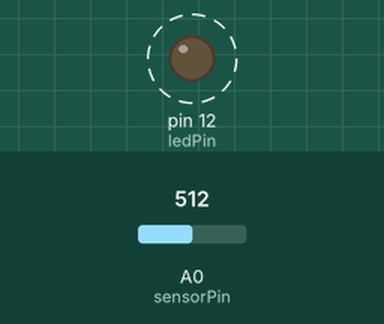
Recording of a sketch running on a simulated Arduino Uno, built with avr-gcc and run on an emulated ATmega328P. Parts: output pins drawn as LEDs (lit = HIGH). Dashed ring = blinking. Inputs (shaded band) come from the test bench; at power-on: A0 (sensorPin) = 512.

Above: at 1.8 s.
1.9 s: A0 (sensorPin) set to 0
At 3.3 s:
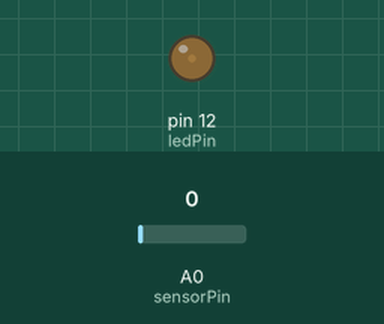
3.6 s: A0 (sensorPin) set to 122
At 3.9 s:
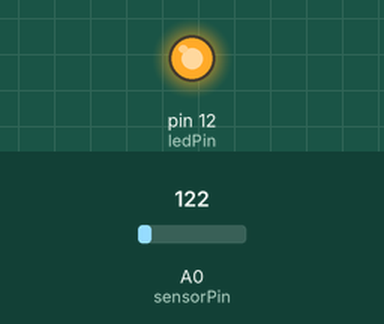
Timing chart, 0 to 13.1 s (numbered marks = the images above; inputs shaded):
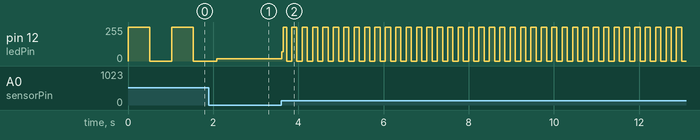

The sketch:

10C_Potentiometer.ino
```cpp
int sensorPin = 0;
int ledPin = 12;

void setup() {
  pinMode(ledPin, OUTPUT);
}

void loop() {
  int sensorValue = analogRead(sensorPin);

  // Turn on
  digitalWrite(ledPin, HIGH);
  delay(sensorValue);
  // Turn off
  digitalWrite(ledPin, LOW);
  delay(sensorValue);
}
```

Measured:
- after the input at 3.6 s, pin 12 (ledPin): 16/255 → 68/255 at once, then moves between 0/255 and 255/255, repeating every 0.24 s
- by itself, pin 12 (ledPin): alternates 255/255 for 0.51 s and 0/255 for 0.51 s
